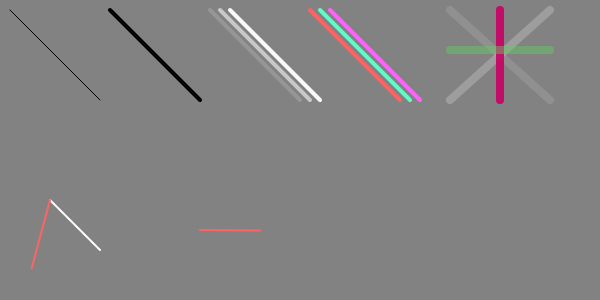
Frame 1 (no input)
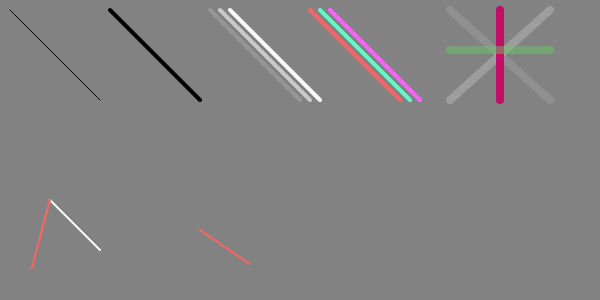
Frame 60 (no input)
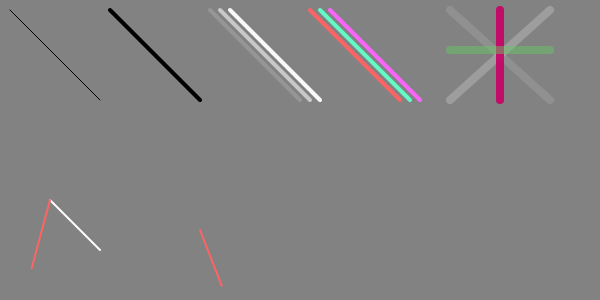
Frame 120 (the mouse pressed at the canvas centre since frame 60)

The p5.js sketch that drew these frames (run headless with seeded random() and noise() and a simulated clock; from frame 60 on, the mouse is pressed at the canvas centre):

// p5.js sketch
// ── sketch.js
/**
 * Reference:
 * https://p5js.org/reference/#/p5/line
 * 
 * Examples: 
 * https://p5js.org/examples/form-points-and-lines.html
 * 
 */


let gVec;
let gTheta;


function setup() {
    createCanvas(600, 300);

    // For later test 
    gVec = createVector(60, 0);
    gTheta = 0;
}



function draw() {
    background(130);

    // normal line 
    line(10, 10, 100, 100);

    // Different Thickness
    strokeWeight(4);
    line(110, 10, 200, 100);
    
    // Different Grey Level
    stroke(150);
    line(210, 10, 300, 100);
    stroke(200);
    line(220, 10, 310, 100);
    stroke(250);
    line(230, 10, 320, 100);

    // Different Color 
    x1 = 310; x2 = x1+90;
    stroke(250, 100, 100);
    line(x1, 10, x2, 100);
    x1 += 10; x2 += 10;
    
    stroke(100, 250, 200);
    line(x1, 10, x2, 100);
    x1 += 10; x2 += 10;
    
    stroke(250, 100, 250);
    line(x1, 10, x2, 100);

    // Different Alpha 
    strokeWeight(8);
    stroke(200, 50);
    line(450, 10, 550, 100);

    stroke(200, 100);
    line(550, 10, 450, 100);

    stroke(200, 0, 100, 230);
    line(500, 10, 500, 100);

    stroke(100, 200, 100, 120);
    line(450, 50, 550, 50);

    // Play with Vector
    start = createVector(50, 200);
    a = createVector(50, 50);
    b = p5.Vector.add(start, a);

    strokeWeight(2);
    stroke(255);
    line(start.x, start.y, b.x, b.y);

    stroke(255, 100, 100);
    a.rotate(PI/3);
    b = p5.Vector.add(start, a);
    line(start.x, start.y, b.x, b.y);

    // Rotating Line 
    // 
    startX = 200, startY = 230;
    stroke(255, 100, 100);
    gVec.rotate(0.01);  
    line(startX, startY, startX + gVec.x, startY+gVec.y);

    // stroke(200);
    // line(320, 10, 310, 100);
    // stroke(250);
    // line(330, 10, 320, 100);

    // Reset
    stroke(0);
    strokeWeight(1);  
}
